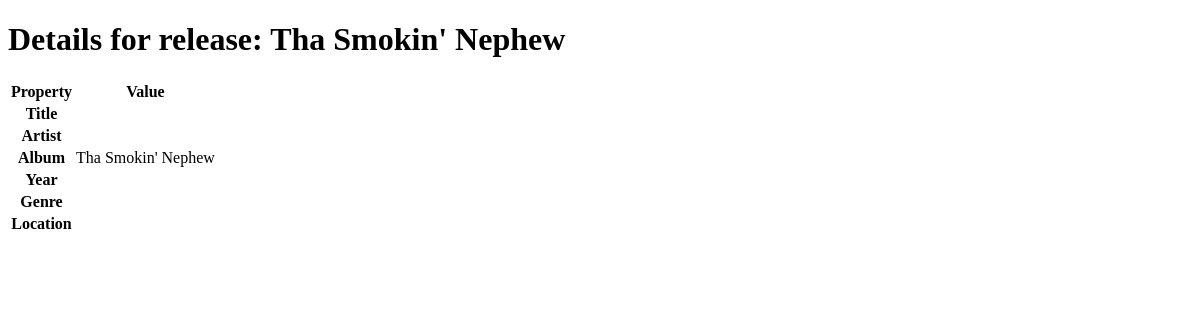
Before: /music/108/ with the older database file.
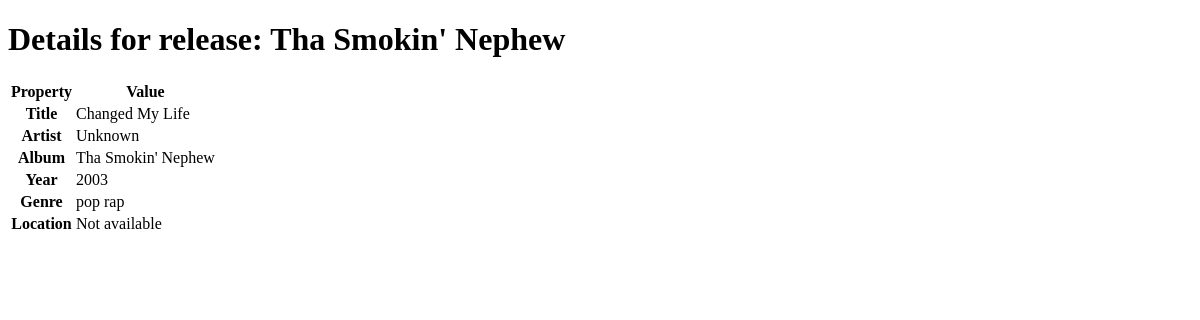
After: the same page with the newer database file.
### sunburst/models.py (models this page shows, shortened)
class Releases(models.Model):
    id = models.IntegerField(default=0)
    pmkRelease = models.IntegerField(default=0, primary_key=True)
    fnkArtist = models.ForeignKey(Artists, on_delete=models.CASCADE)
    fnkSong = models.ForeignKey(Songs, on_delete=models.CASCADE)
    fldName = models.TextField(max_length=101)

class Songs(models.Model):
    id = models.IntegerField(default=0)
    pmkSong = models.TextField(max_length=21, primary_key=True)
    fnkArtist = models.ForeignKey(Artists, on_delete=models.CASCADE)
    fldTerms = models.TextField(max_length=30)
    fldTitle = models.TextField(max_length=100)
    fldYear = models.IntegerField(default=0000)

class Artists(models.Model):
    id = models.IntegerField(default=0)
    pmkArtist = models.TextField(max_length=50, primary_key=True)
    fldName = models.TextField(max_length=21)
    fldLocation = models.TextField(max_length=70)

### music/views.py (the view)
# urls.py: path('<int:release_id>/', views.detail, name='detail')
def detail(request, release_id):
    release = get_object_or_404(Releases, pk=release_id)
    return render(request, 'music/detail.html', {'release': release})

### music/templates/music/detail.html (shortened to what this page needs)
<!DOCTYPE html>
<html>
    <head>
    </head>
    <body>
        <h1>Details for release: {{ release.fldName }}</h1>
        <table>
            <tr>
                <th>Property</th>
                <th>Value</th>
            </tr>
            <tr>
                <th>Title</th>
                <td>{{ release.fnkSong.fldTitle }}</td>
            </tr>
            <tr>
                <th>Artist</th>
                <td>{{ release.fnkArtist.fldName }}</td>
            </tr>
            <tr>
                <th>Album</th>
                <td>{{ release.fldName }}</td>
            </tr>
            <tr>
                <th>Year</th>
                <td>{{ release.fnkSong.fldYear }}</td>
            </tr>
            <tr>
                <th>Genre</th>
                <td>{{ release.fnkSong.fldTerms }}</td>
            </tr>
            <tr>
                <th>Location</th>
                <td>{{ release.fnkArtist.fldLocation }}</td>
            </tr>
        </table>
    </body>
</html>

Changed rows visible on the page:
changed Releases "Tha Smokin' Nephew": fnkSong.fldTitle (not shown) → "Changed My Life"; fnkArtist.fldName (not shown) → "Unknown"; fnkSong.fldYear (not shown) → "2003"; fnkSong.fldTerms (not shown) → "pop rap"; fnkArtist.fldLocation (not shown) → "Not available"
